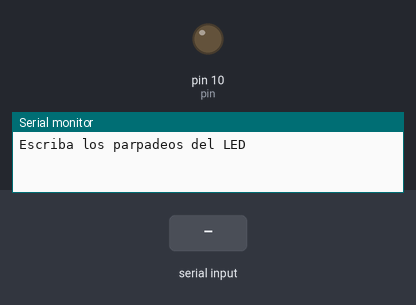
The sketch below on a simulated Arduino Uno, built with avr-gcc and run on an emulated ATmega328P. Parts: output pins drawn as LEDs (lit = HIGH), the last lines printed to the serial monitor. Dashed ring = blinking. The test bench sets the inputs (shaded band).

Above: at 1.2 s.
1.3 s: "0\n" received over Serial
At 1.7 s:
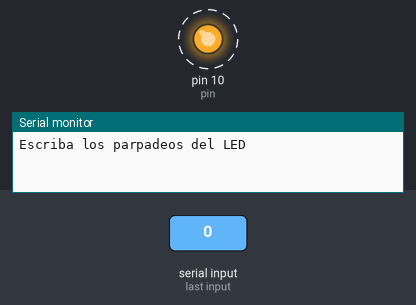
4.3 s: "90,45\n" received over Serial
At 4.7 s:
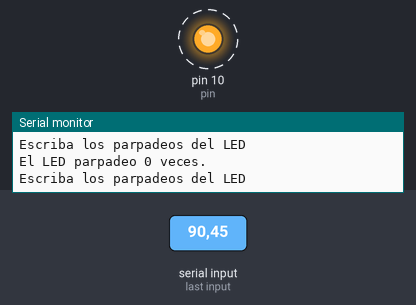
Timing chart, 0 to 13.3 s (numbered marks = the images above; inputs shaded):
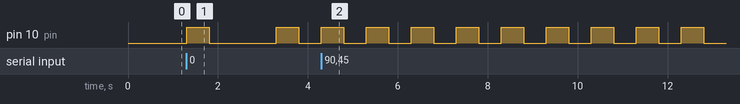

Measured:
- after the input at 1.3 s, pin 10 (pin): alternates HIGH for 0.50 s and LOW for 1.5 s, starting at once
- after the input at 4.3 s, pin 10 (pin): alternates HIGH for 0.50 s and LOW for 0.50 s, starting at once

The sketch:

Usando_while_parte2.ino
```cpp
int pin = 10;
int parpadeos;
String ms1 = "Escriba los parpadeos del LED";
String ms2 = "El LED parpadeo ";
String ms3 = " veces. ";
int dt = 500;
int i = 0;
void setup() {
  Serial.begin(9600);
  pinMode(pin, OUTPUT);

}

void loop() {
  Serial.println (ms1);
  while (Serial.available() == 0 ) {
  }
  parpadeos = Serial.parseInt();
  for (i = 0 ; i <= parpadeos ; i++) {
    digitalWrite(pin, 1);
    delay(dt);
    digitalWrite(pin, 0);
    delay(dt);
  }
  Serial.print(ms2);
  Serial.print(parpadeos);
  Serial.println (ms3);
}
```
